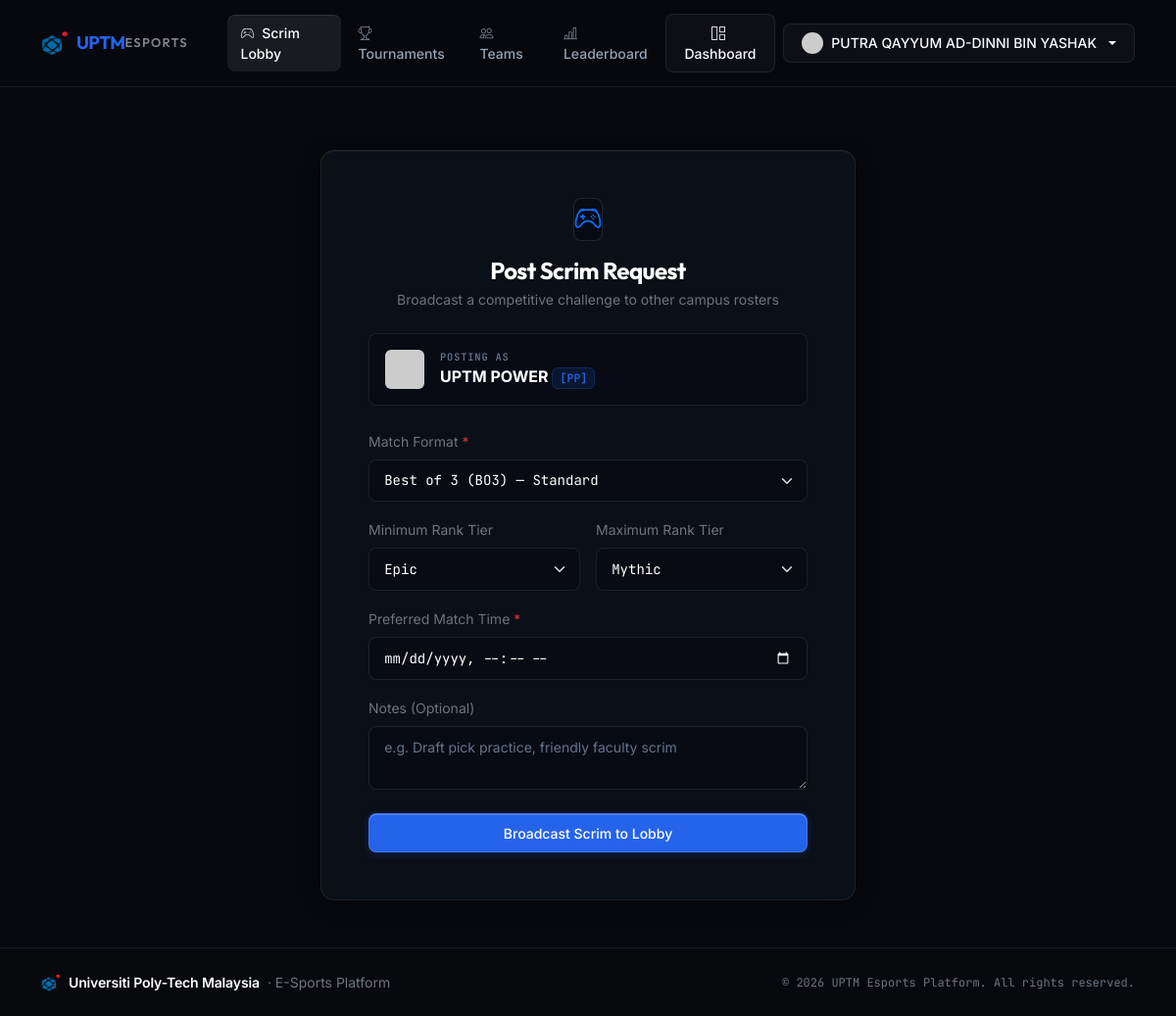
Page /scrims/create (signed in) on the committed database.
### app/models.py (models this page shows, shortened)
class User(UserMixin, db.Model):
    __tablename__ = 'users'
    id = db.Column(db.Integer, primary_key=True)
    email = db.Column(db.String(120), unique=True, nullable=False, index=True)
    password_hash = db.Column(db.String(256), nullable=False)
    display_name = db.Column(db.String(100), nullable=False)
    student_id_enc = db.Column(db.String(255), nullable=True)
    phone_enc = db.Column(db.String(255), nullable=True)
    mlbb_ign = db.Column(db.String(50), nullable=True)
    mlbb_id = db.Column(db.String(30), nullable=True)
    rank_tier = db.Column(db.String(30), default='EPIC', index=True)
    avatar_url = db.Column(db.String(255), nullable=True)
    role = db.Column(db.String(20), default='PLAYER', index=True) # ADMIN, CAPTAIN, PLAYER
    status = db.Column(db.String(20), default='ACTIVE', index=True) # ACTIVE, BANNED, INACTIVE
    created_at = db.Column(db.DateTime, default=datetime.utcnow)
    updated_at = db.Column(db.DateTime, default=datetime.utcnow, onupdate=datetime.utcnow)
    team_memberships = db.relationship('TeamMember', back_populates='user', cascade='all, delete-orphan')
    captained_teams = db.relationship('Team', back_populates='captain', foreign_keys='Team.captain_id')
    notifications = db.relationship('Notification', back_populates='user', cascade='all, delete-orphan')
    created_tournaments = db.relationship('Tournament', back_populates='creator')
    @property
    def student_id(self) -> str | None:
        return decrypt_pii(self.student_id_enc)
    @property
    def phone(self) -> str | None:
        return decrypt_pii(self.phone_enc)
    @property
    def primary_team(self):
        membership = next((m for m in self.team_memberships if m.status == 'ACTIVE'), None)
        return membership.team if membership else None
    @property
    def is_admin(self) -> bool:
        return self.role == 'ADMIN'

class Team(db.Model):
    __tablename__ = 'teams'
    id = db.Column(db.Integer, primary_key=True)
    name = db.Column(db.String(100), unique=True, nullable=False)
    tag = db.Column(db.String(10), unique=True, nullable=False)
    logo_url = db.Column(db.String(255), nullable=True)
    description = db.Column(db.Text, nullable=True)
    captain_id = db.Column(db.Integer, db.ForeignKey('users.id'), nullable=False)
    status = db.Column(db.String(20), default='ACTIVE', index=True)
    created_at = db.Column(db.DateTime, default=datetime.utcnow)
    updated_at = db.Column(db.DateTime, default=datetime.utcnow, onupdate=datetime.utcnow)
    captain = db.relationship('User', back_populates='captained_teams', foreign_keys=[captain_id])
    members = db.relationship('TeamMember', back_populates='team', cascade='all, delete-orphan')
    scrim_requests = db.relationship('ScrimRequest', back_populates='team', cascade='all, delete-orphan')
    tournament_registrations = db.relationship('TournamentRegistration', back_populates='team', cascade='all, delete-orphan')

### app/routes/scrims.py (the view, shortened to what this page needs)
@scrims_bp.route('/create', methods=['GET', 'POST'])
@login_required
def create():
    my_team = current_user.primary_team
    if not my_team:
        flash('You must join or create a team before requesting a scrim match.', 'warning')
        return redirect(url_for('teams.create'))
    return render_template('scrims/create.html', my_team=my_team)

### app/templates/scrims/create.html (shortened to what this page needs)
{% extends "base.html" %}
{% block content %}
<div class="container py-5">
    <div class="row justify-content-center">
        <div class="col-lg-6">
            <div class="card-custom p-4 p-sm-5">
                <div class="text-center mb-4">
                    <div class="d-inline-flex p-2.5 rounded-3 mb-3 border border-secondary border-opacity-25" style="background-color: var(--bg-card-inner);">
                        <i class="bi bi-controller fs-3 text-primary"></i>
                    </div>
                    <h4 class="fw-bold text-white mb-1">Post Scrim Request</h4>
                    <p class="text-secondary small">Broadcast a competitive challenge to other campus rosters</p>
                </div>
                <div class="p-3 rounded-3 mb-4 card-inner-box d-flex align-items-center gap-3">
                    <img src="{{ my_team.logo_url or 'https://api.dicebear.com/7.x/identicon/svg?seed=' ~ my_team.tag }}" alt="" width="40" height="40" class="rounded">
                    <div>
                        <div class="eyebrow-label" style="font-size: 0.65rem;">POSTING AS</div>
                        <div class="fw-bold text-white">{{ my_team.name }} <span class="tag-pill">[{{ my_team.tag }}]</span></div>
                    </div>
                </div>
                <form method="POST" action="{{ url_for('scrims.create') }}">
                    <div class="mb-3">
                        <label class="form-label small text-secondary">Match Format <span class="text-danger">*</span></label>
                        <select name="format" class="form-select form-select-custom font-mono">
                            <option value="BO3" selected>Best of 3 (BO3) — Standard</option>
                        </select>
                    </div>
                    <div class="row g-3 mb-3">
                        <div class="col-md-6">
                            <label class="form-label small text-secondary">Minimum Rank Tier</label>
                            <select name="rank_tier_min" class="form-select form-select-custom font-mono">
                                <option value="EPIC" selected>Epic</option>
                            </select>
                        </div>
                        <div class="col-md-6">
                            <label class="form-label small text-secondary">Maximum Rank Tier</label>
                            <select name="rank_tier_max" class="form-select form-select-custom font-mono">
                                <option value="MYTHIC" selected>Mythic</option>
                            </select>
                        </div>
                    </div>
                    <div class="mb-3">
                        <label class="form-label small text-secondary">Preferred Match Time <span class="text-danger">*</span></label>
                        <input type="datetime-local" name="preferred_datetime" class="form-control form-control-custom font-mono" required>
                    </div>
                    <div class="mb-4">
                        <label class="form-label small text-secondary">Notes (Optional)</label>
                        <textarea name="notes" rows="2" class="form-control form-control-custom" placeholder="e.g. Draft pick practice, friendly faculty scrim"></textarea>
                    </div>
                    <button type="submit" class="btn btn-uptm-blue w-100 py-2.5">
                        Broadcast Scrim to Lobby
                    </button>
                </form>
            </div>
        </div>
    </div>
</div>
{% endblock %}

### app/templates/base.html (shortened to what this page needs)
<!DOCTYPE html>
<html lang="en" data-bs-theme="dark">
<head>
    <link href="https://cdn.jsdelivr.net/npm/bootstrap@5.3.3/dist/css/bootstrap.min.css" rel="stylesheet">
    <link rel="stylesheet" href="https://cdn.jsdelivr.net/npm/bootstrap-icons@1.11.3/font/bootstrap-icons.min.css">
    <link rel="stylesheet" href="{{ url_for('static', filename='css/style.css') }}">
</head>
<body>
    <nav class="navbar navbar-expand-lg navbar-custom sticky-top">
        <div class="container">
            <a class="navbar-brand d-flex align-items-center gap-2" href="{{ url_for('main.index') }}">
                <img src="{{ url_for('static', filename='img/uptm-icon.png') }}" alt="UPTM Logo" width="28" height="28" class="rounded">
                <span class="d-flex align-items-center gap-1.5">
                    <span class="fw-bold" style="color: #2563eb; letter-spacing: -0.03em;">UPTM</span>
                    <span class="fw-semibold text-white-50" style="font-size: 0.8rem; letter-spacing: 0.1em;">ESPORTS</span>
                </span>
            </a>
            <div class="collapse navbar-collapse" id="navbarMain">
                <ul class="navbar-nav me-auto mb-2 mb-lg-0 ms-lg-4 gap-1">
                    <li class="nav-item">
                        <a class="nav-link {% if request.endpoint and 'scrims' in request.endpoint %}active{% endif %}" href="{{ url_for('scrims.index') }}">
                            <i class="bi bi-controller me-1 opacity-75"></i> Scrim Lobby
                        </a>
                    </li>
                    <li class="nav-item">
                        <a class="nav-link {% if request.endpoint and 'tournaments' in request.endpoint %}active{% endif %}" href="{{ url_for('tournaments.index') }}">
                            <i class="bi bi-trophy me-1 opacity-75"></i> Tournaments
                        </a>
                    </li>
                    <li class="nav-item">
                        <a class="nav-link {% if request.endpoint and 'teams' in request.endpoint %}active{% endif %}" href="{{ url_for('teams.index') }}">
                            <i class="bi bi-people me-1 opacity-75"></i> Teams
                        </a>
                    </li>
                    <li class="nav-item">
                        <a class="nav-link {% if request.endpoint and 'leaderboard' in request.endpoint %}active{% endif %}" href="{{ url_for('leaderboard.index') }}">
                            <i class="bi bi-bar-chart-line me-1 opacity-75"></i> Leaderboard
                        </a>
                    </li>
                </ul>
                <div class="d-flex align-items-center gap-2">
                    {% if current_user.is_authenticated %}
                        <a href="{{ url_for('main.dashboard') }}" class="btn btn-sm btn-outline-custom position-relative">
                            <i class="bi bi-grid-1x2 me-1"></i> Dashboard
                        </a>
                        <div class="dropdown">
                            <button class="btn btn-sm btn-outline-custom dropdown-toggle d-flex align-items-center gap-2" type="button" data-bs-toggle="dropdown">
                                <img src="{{ current_user.avatar_url or 'https://api.dicebear.com/7.x/bottts/svg?seed=' ~ current_user.email }}" alt="Avatar" width="22" height="22" class="rounded-circle">
                                <span>{{ current_user.display_name }}</span>
                            </button>
                        </div>
                    {% endif %}
                </div>
            </div>
        </div>
    </nav>
    <main class="flex-grow-1">
        {% block content %}{% endblock %}
    </main>
    <footer class="py-4 text-muted small mt-auto">
        <div class="container d-flex flex-column flex-md-row align-items-center justify-content-between gap-3">
            <div class="d-flex align-items-center gap-2">
                <img src="{{ url_for('static', filename='img/uptm-icon.png') }}" alt="UPTM" width="20" height="20">
                <span class="text-white fw-semibold" style="letter-spacing: -0.01em;">Universiti Poly-Tech Malaysia</span>
                <span class="text-secondary">&middot; E-Sports Platform</span>
            </div>
            <div class="text-secondary font-mono" style="font-size: 0.75rem;">
                &copy; 2026 UPTM Esports Platform. All rights reserved.
            </div>
        </div>
    </footer>
</body>
</html>

### rows in the picture
User: display_name "PUTRA QAYYUM AD-DINNI BIN YASHAK"
Team: name "UPTM POWER", tag "PP"
